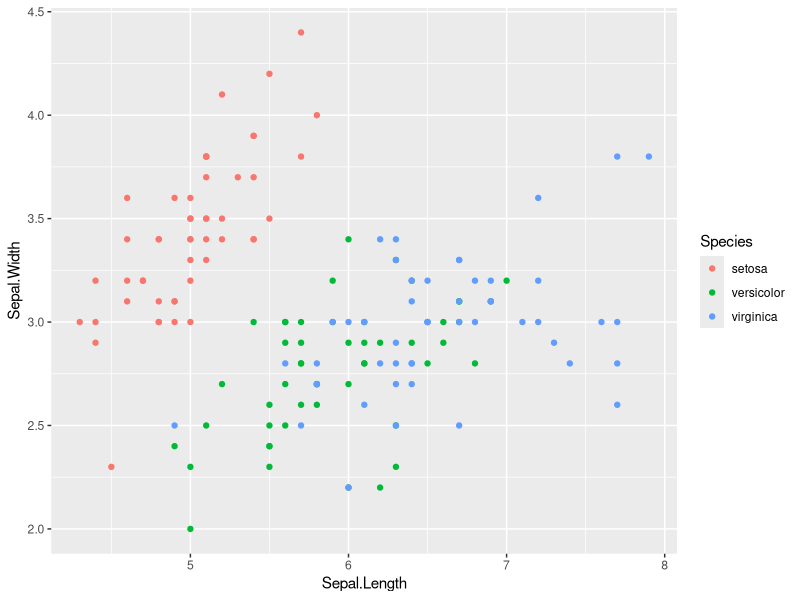
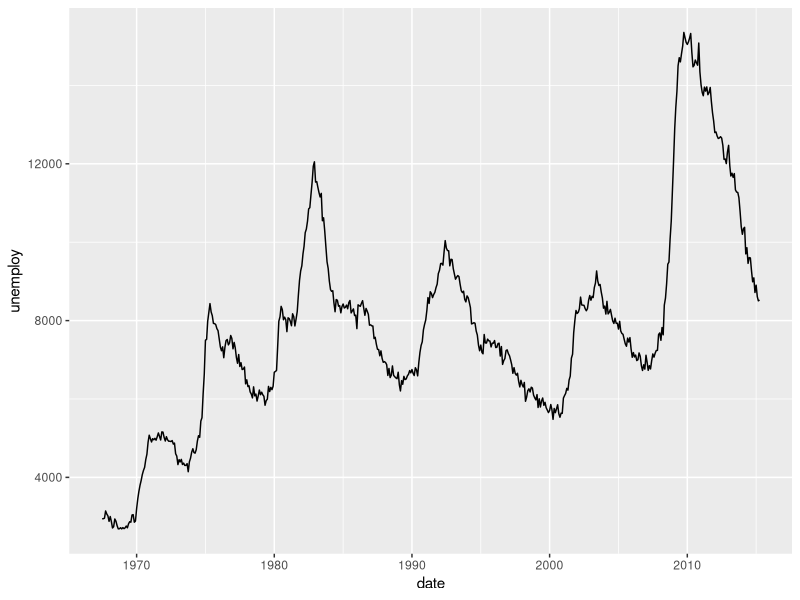
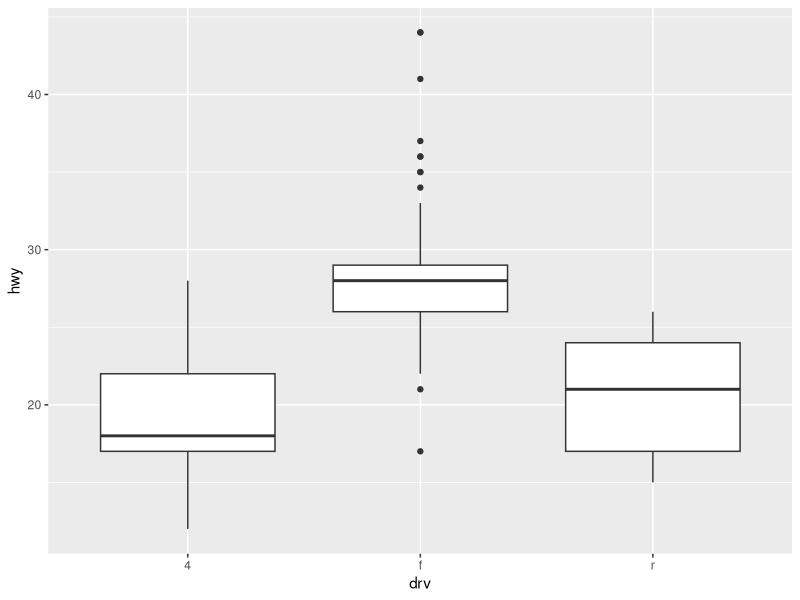
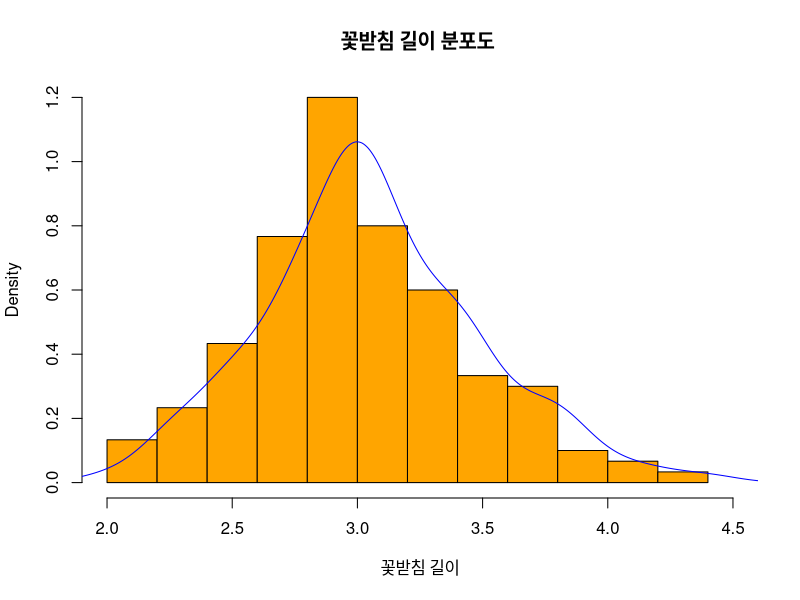

Reproduce these figures in R, in order.
# 날짜 : 2020/08/04
# 이름 : 권기민
# 내용 : 데이터 시각화 - 기타 그래프 교재 p237

library(ggplot2)

# 산점도
ggplot(data = iris, aes(x = Sepal.Length, y = Sepal.Width)) + geom_point(aes(colour = Species))

# 라인그래프
View(economics)
ggplot(data = economics, aes(x = date, y = unemploy)) + geom_line()

# 박스플롯
View(mpg)
summary(mpg)
ggplot(data = mpg, aes(x = drv, y = hwy)) + geom_boxplot()

# 히스토그램 - 막대그래프는 이산값, 히스토그램은 연속성을 갖는 데이터를 출력하는 막대그래프
View(iris)
hist(iris$Sepal.Width,
     xlim = c(2.0, 4.5),
     xlab = '꽃받침 길이',
     col  = 'orange',
     freq = F,
     main = '꽃받침 길이 분포도 ')

# 정규분포 라인(가우시안 분포)
lines(density(iris$Sepal.Width), col="blue")
